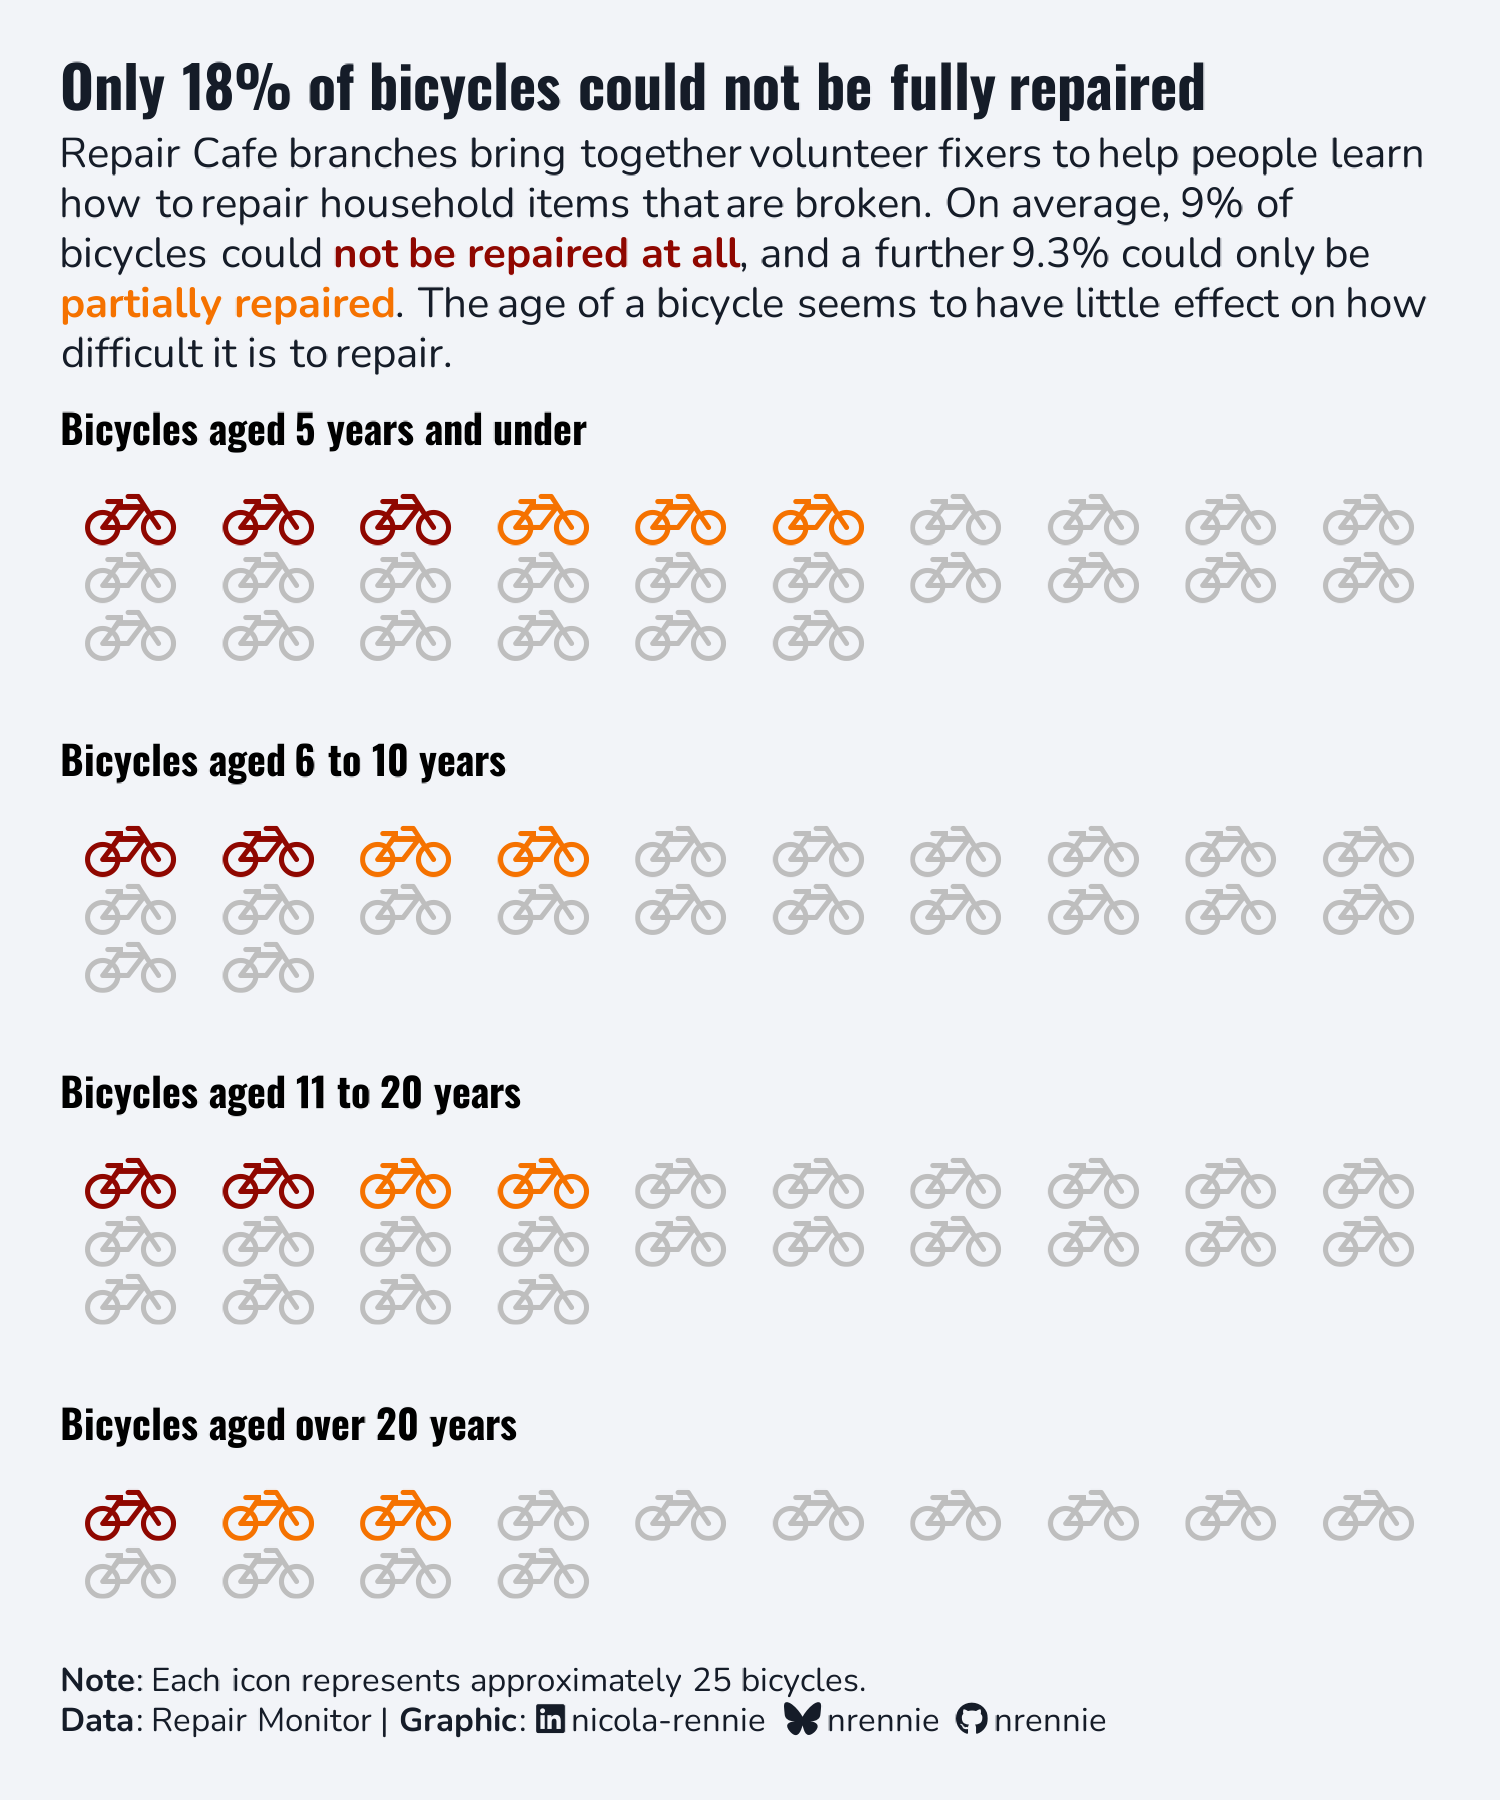

R code for this plot:
# Load packages -----------------------------------------------------------

library(tidyverse)
library(showtext)
library(ggtext)
library(nrBrand)
library(glue)
library(ggview)
library(emojifont)


# Load data ---------------------------------------------------------------

tuesdata <- tidytuesdayR::tt_load("2026-04-07")
repairs <- tuesdata$repairs
repairs_text <- tuesdata$repairs_text


# Load fonts --------------------------------------------------------------

font_add_google("Oswald")
font_add_google("Nunito")
showtext_auto()
showtext_opts(dpi = 300)
title_font <- "Oswald"
body_font <- "Nunito"


# Define colours and fonts-------------------------------------------------

bg_col <- "#F2F4F8"
text_col <- "#151C28"


# Data wrangling ----------------------------------------------------------

repair_data <- repairs |>
  mutate(repair_year = year(repair_date)) |>
  filter(
    category == "Bicycles"
  ) |>
  mutate(approx_age = repair_year - estimated_year_of_production) |>
  filter(approx_age >= 0, approx_age < 2000) |>
  select(approx_age, repaired) |>
  drop_na() |>
  mutate(age_cat = case_when(
    approx_age <= 5 ~ "Bicycles aged 5 years and under",
    approx_age > 5 & approx_age <= 10 ~ "Bicycles aged 6 to 10 years",
    approx_age > 10 & approx_age <= 20 ~ "Bicycles aged 11 to 20 years",
    approx_age > 20 ~ "Bicycles aged over 20 years"
  )) |>
  count(age_cat, repaired)

plot_data <- repair_data |> 
  mutate(n = round(n / 25)) |>
  uncount(n) |>
  mutate(
    age_cat = factor(age_cat, levels = c(
      "Bicycles aged 5 years and under",
      "Bicycles aged 6 to 10 years",
      "Bicycles aged 11 to 20 years",
      "Bicycles aged over 20 years"
    )),
    repaired = factor(repaired, levels = c("no", "half", "yes"))
  ) |>
  arrange(age_cat, repaired) |>
  group_by(age_cat) |>
  mutate(
    x = row_number() - 1,
    x = x %% 10
  ) |>
  ungroup() |>
  group_by(age_cat, x) |>
  mutate(y = row_number()) |>
  ungroup() |>
  mutate(label = fontawesome("fa-bicycle"))

perc_half <- repair_data |> 
  filter(repaired %in% c("half")) |> 
  pull(n) |> 
  sum() / sum(repair_data$n)

perc_no <- repair_data |> 
  filter(repaired %in% c("no")) |> 
  pull(n) |> 
  sum() / sum(repair_data$n)

perc_not_fully <- repair_data |> 
  filter(repaired %in% c("no", "half")) |> 
  pull(n) |> 
  sum() / sum(repair_data$n)


# Define text -------------------------------------------------------------

social <- nrBrand::social_caption(
  bg_colour = bg_col,
  icon_colour = text_col,
  font_colour = text_col,
  font_family = body_font,
  mastodon = NA
)
title <- glue("Only {round(100 * perc_not_fully)}% of bicycles could not be fully repaired")
st <- glue("Repair Cafe branches bring together volunteer fixers to help people learn how to repair household items that are broken. On average, {round(100 * perc_no, 1)}% of bicycles could <span style='color:#8F0700;'>**not be repaired at all**</span>, and a further {round(100 * perc_half, 1)}% could only be <span style='color:#F57200;'>**partially repaired**</span>. The age of a bicycle seems to have little effect on how difficult it is to repair.")
cap <- paste0("**Note**: Each icon represents approximately 25 bicycles.<br>"
, source_caption(source = "Repair Monitor", graphic = social, sep = " | "))


# Plot --------------------------------------------------------------------

ggplot(
  data = plot_data,
  mapping = aes(x = x, y = y, colour = repaired)
) +
  geom_text(
    mapping = aes(label = label),
    family = "fontawesome-webfont",
    size = 6
  ) +
  facet_wrap(~age_cat, ncol = 1) +
  scale_x_continuous(limits = c(-0.5, 9.5)) +
  scale_y_reverse() +
  scale_colour_manual(
    values = c("yes" = "grey", "half" = "#F57200", "no" = "#8F0700")
  ) +
  labs(
    title = title,
    subtitle = st,
    caption = cap,
    x = NULL, y = NULL
  ) +
  coord_cartesian(expand = FALSE, clip = "off") +
  theme_void(base_size = 10, base_family = body_font) +
  theme(
    plot.margin = margin(15, 15, 15, 15),
    plot.title.position = "plot",
    plot.caption.position = "plot",
    plot.background = element_rect(fill = bg_col, colour = bg_col),
    panel.background = element_rect(fill = bg_col, colour = bg_col),
    plot.title = element_textbox_simple(
      colour = text_col,
      hjust = 0,
      halign = 0,
      margin = margin(b = 0, t = 0),
      family = title_font,
      face = "bold",
      size = rel(1.4)
    ),
    plot.subtitle = element_textbox_simple(
      colour = text_col,
      hjust = 0,
      halign = 0,
      margin = margin(b = 5, t = 10),
      family = body_font
    ),
    plot.caption = element_textbox_simple(
      colour = text_col,
      hjust = 0,
      halign = 0,
      margin = margin(b = 0, t = 10),
      family = body_font
    ),
    strip.text.x = element_textbox_simple(
      face = "bold",
      margin = margin(t = 10, b = 15),
      size = rel(1.2),
      family = title_font
    ),
    panel.grid.minor = element_blank(),
    panel.spacing = unit(1.2, "lines"),
    axis.title.x = element_text(hjust = 0.98),
    strip.placement = "outside",
    legend.position = "none"
  ) +
  canvas(
    width = 5, height = 6,
    units = "in", bg = bg_col,
    dpi = 300
  ) -> p


# Save --------------------------------------------------------------------

save_ggplot(
  plot = p,
  file = file.path("2026", "2026-04-07", paste0("20260407", ".png"))
)
